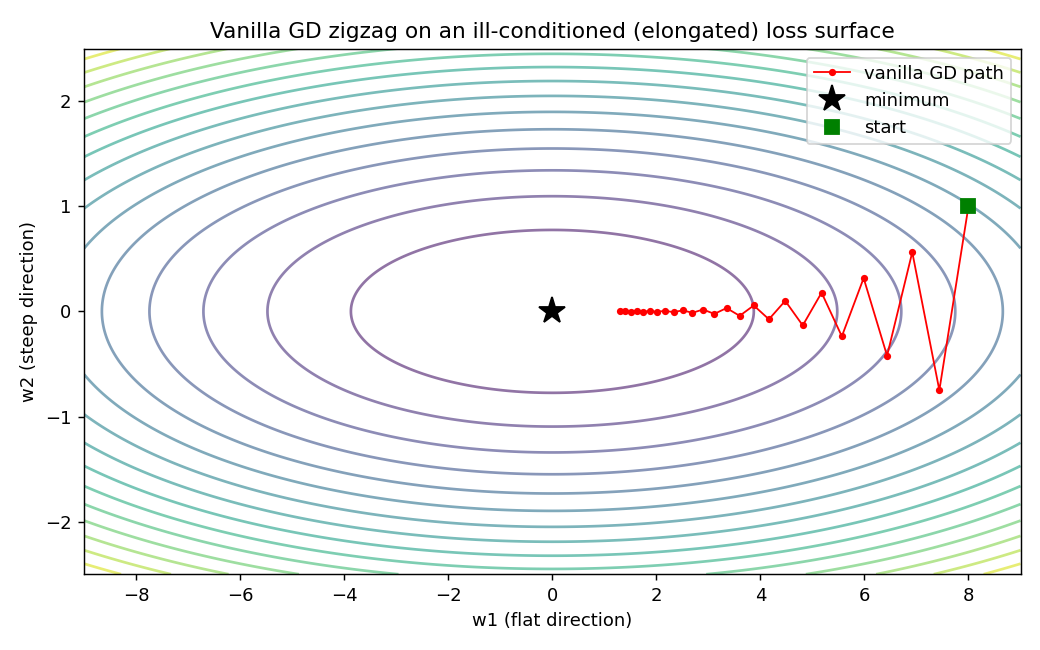

This figure's Python source:
"""
Visual aid for the gradient descent zigzag / ill-conditioning discussion.
Loss surface: L(w1, w2) = a*w1^2 + b*w2^2, with b >> a (anisotropic curvature).
Generates two PNGs:
  1. gd_zigzag.png        - vanilla GD path on the elongated-contour surface
  2. gd_momentum_compare.png - same surface, vanilla GD vs momentum side by side
"""

import numpy as np
import matplotlib.pyplot as plt

a, b = 1.0, 25.0  # curvature along w1 (flat) vs w2 (steep)

def loss(w1, w2):
    return a * w1**2 + b * w2**2

def grad(w):
    return np.array([2 * a * w[0], 2 * b * w[1]])

def run_gd(start, lr, steps):
    w = np.array(start, dtype=float)
    path = [w.copy()]
    for _ in range(steps):
        w = w - lr * grad(w)
        path.append(w.copy())
    return np.array(path)

def run_momentum(start, lr, steps, beta=0.9):
    w = np.array(start, dtype=float)
    v = np.zeros_like(w)
    path = [w.copy()]
    for _ in range(steps):
        v = beta * v + grad(w)
        w = w - lr * v
        path.append(w.copy())
    return np.array(path)

start = [8.0, 1.0]
lr = 0.035
steps = 25

path_gd = run_gd(start, lr, steps)
path_mom = run_momentum(start, lr * 0.6, steps, beta=0.6)

# sign flips in w2 -> count of zigzag oscillations
flips = np.sum(np.diff(np.sign(path_gd[:, 1])) != 0)
print(f"Vanilla GD: {flips} sign flips in w2 over {steps} steps (zigzag count)")
print(f"Vanilla GD final point: {path_gd[-1]}, loss={loss(*path_gd[-1]):.4f}")
print(f"Momentum final point: {path_mom[-1]}, loss={loss(*path_mom[-1]):.4f}")

w1_range = np.linspace(-9, 9, 400)
w2_range = np.linspace(-2.5, 2.5, 400)
W1, W2 = np.meshgrid(w1_range, w2_range)
L = loss(W1, W2)

# --- Plot 1: vanilla GD zigzag alone ---
fig, ax = plt.subplots(figsize=(8, 5))
ax.contour(W1, W2, L, levels=20, cmap='viridis', alpha=0.6)
ax.plot(path_gd[:, 0], path_gd[:, 1], 'o-', color='red', markersize=3, linewidth=1, label='vanilla GD path')
ax.plot(0, 0, 'k*', markersize=15, label='minimum')
ax.plot(start[0], start[1], 'gs', markersize=8, label='start')
ax.set_xlabel('w1 (flat direction)')
ax.set_ylabel('w2 (steep direction)')
ax.set_title('Vanilla GD zigzag on an ill-conditioned (elongated) loss surface')
ax.legend()
ax.set_aspect('auto')
fig.tight_layout()
fig.savefig('drills/visuals/gd_zigzag.png', dpi=130)
plt.close(fig)

# --- Plot 2: vanilla GD vs momentum side by side ---
fig, axes = plt.subplots(1, 2, figsize=(13, 5), sharey=True)
for ax, path, title in zip(axes, [path_gd, path_mom], ['Vanilla GD', 'GD + Momentum']):
    ax.contour(W1, W2, L, levels=20, cmap='viridis', alpha=0.6)
    ax.plot(path[:, 0], path[:, 1], 'o-', color='red', markersize=3, linewidth=1)
    ax.plot(0, 0, 'k*', markersize=15)
    ax.plot(start[0], start[1], 'gs', markersize=8)
    ax.set_xlabel('w1 (flat direction)')
    ax.set_title(title)
axes[0].set_ylabel('w2 (steep direction)')
fig.suptitle('Zigzag vs damped oscillation: momentum smooths the steep-axis overshoot')
fig.tight_layout()
fig.savefig('drills/visuals/gd_momentum_compare.png', dpi=130)
plt.close(fig)

print("Saved drills/visuals/gd_zigzag.png and drills/visuals/gd_momentum_compare.png")
